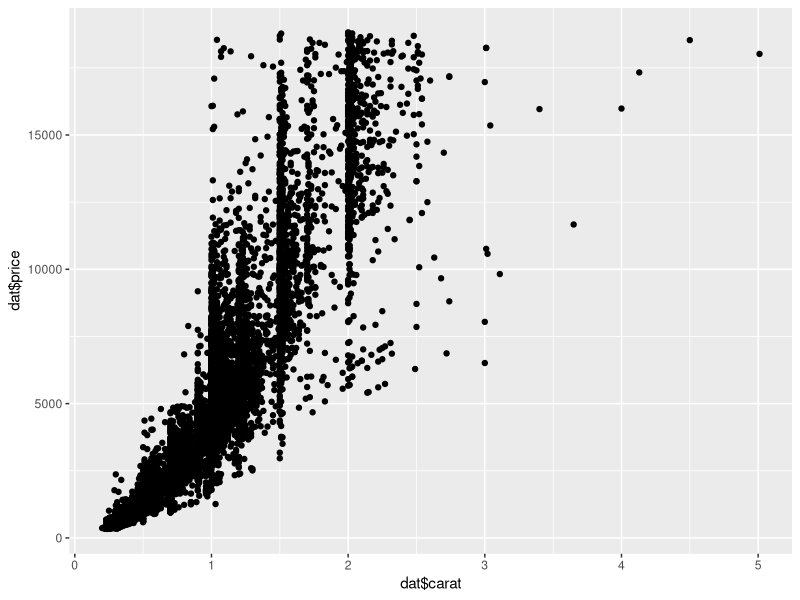
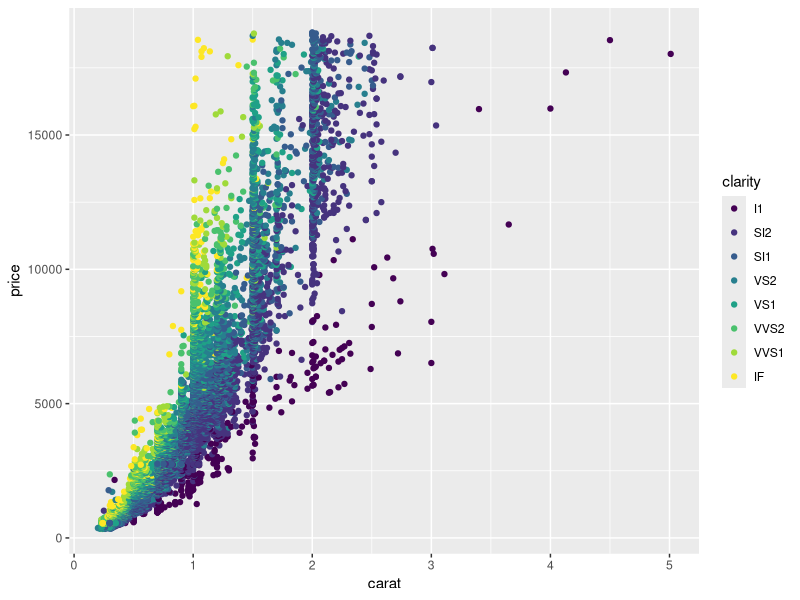
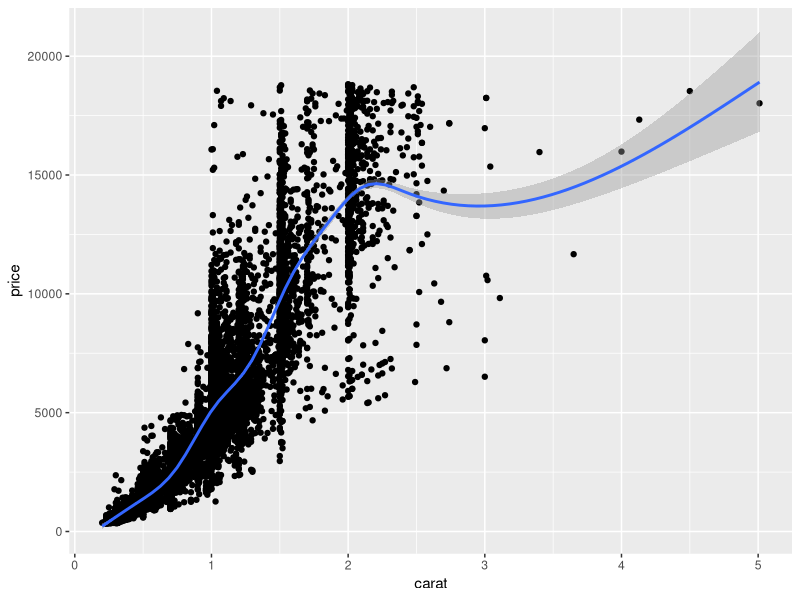
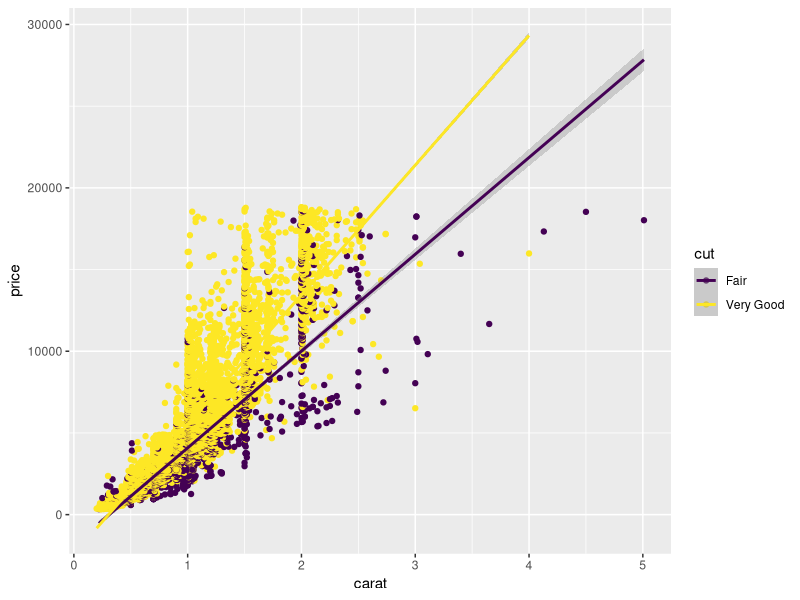
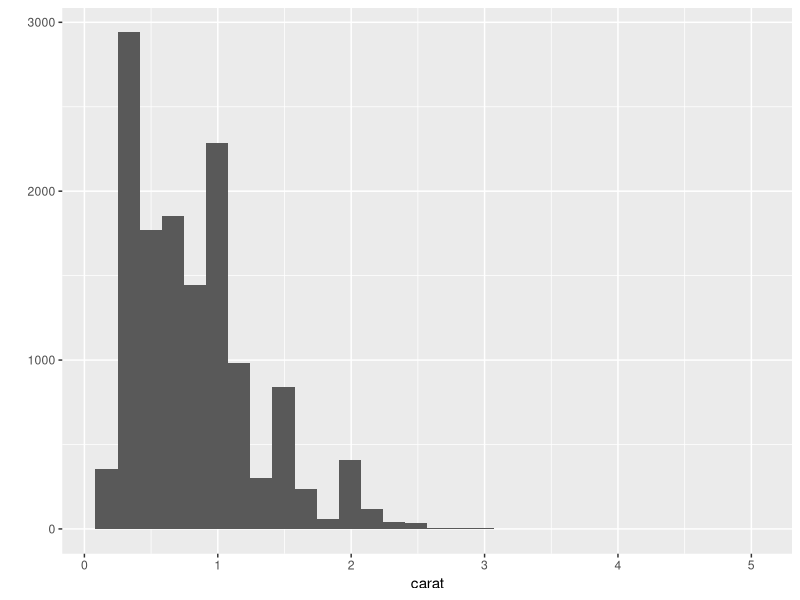
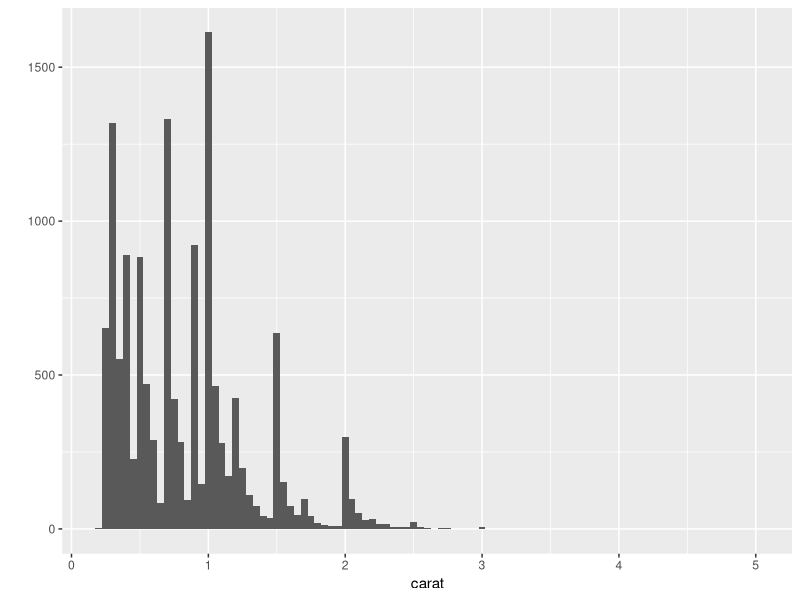
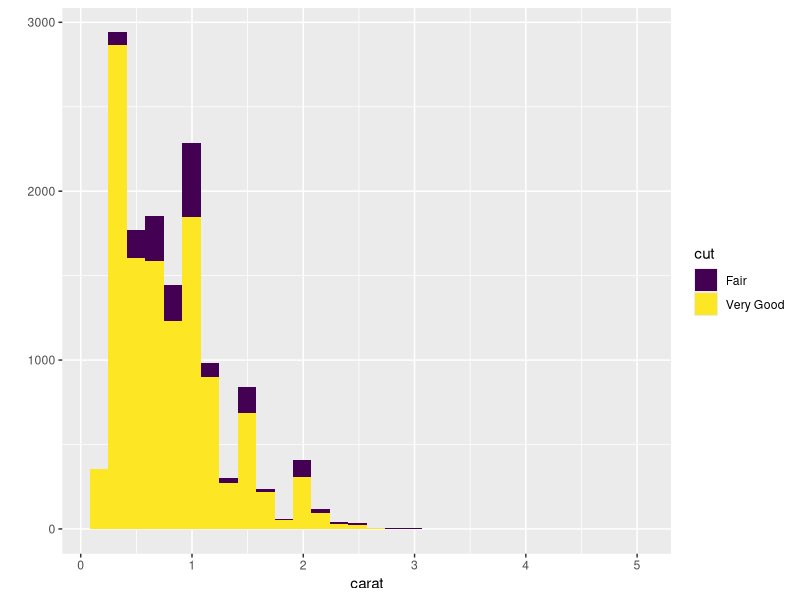
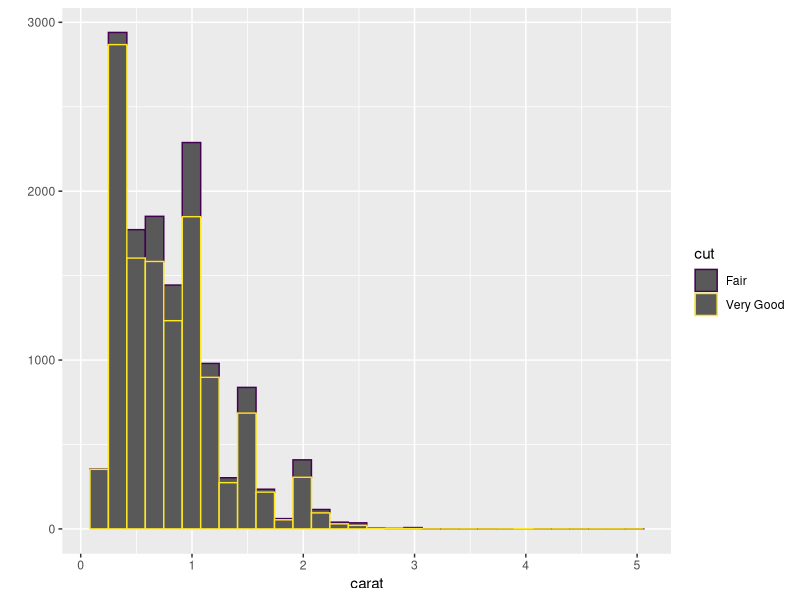

Source code (R) for these figures, in order:
# written by Joe Hilgard March 2014
# borrowing liberally from Hadley Wickham's 2007 presentation and code
# Powerpoint at http://ggplot2.org/resources/2007-vanderbilt.pdf
# Code at http://ggplot2.org/resources/the-grammar.r

# Please find the documentation at http://docs.ggplot2.org/current/
# for further instructions, functions, and arguments.

# install & load ggplot2
install.packages("ggplot2")
require(ggplot2)
# store the "diamonds" dataset as object "dat"
# <- or = takes the stuff on the right and stores it to the object on the left
dat <- diamonds
# what are the column names of "diamonds"?
colnames(diamonds)

# what are the levels of the factor "cut"?
levels(dat$cut)
dat[1,c("carat", "cut")]
# for speed's sake we'll restrict it to just two levels of "cut"
# make a dataset of just those levels.
dat=diamonds[diamonds$cut %in% c("Fair", "Very Good"),]
# lm() fits a model & gets the t-test
# note that you can store models to objects
model = lm(price ~ carat * cut, data=dat)
summary(model)

# if you wanted to make the dopey categorical binned interaction plot,
# it's actually a fair bit of work making the +/- 1 SD
dat$caratBin = NULL
dat$caratBin[dat$carat > mean(dat$carat) + sd(dat$carat)] = "high"
dat$caratBin[dat$carat < mean(dat$carat) - sd(dat$carat)] = "low"
dat2 = na.omit(dat)
tapply(dat2$price, list(dat2$cut, dat2$caratBin), FUN=mean)

# 68% of your data is within +/-1SD of the mean.
# When you go to plot, you're gonna throw 68% of your data in
# the garbage? I'd rather you didn't.

# GGPLOT has two main tools: qplot() "quick plot" and ggplot() "grammar of graphics plot"
# qplot is simple and effective for most casual applications,
# ggplot is more precise and rigorous
qplot(dat$carat, dat$price) # supply two continuous values and qplot intuits a scatterplot
# if you get sick of typing dat$ over and over again, just name the data frame in data=
# and just tell it what column you want mapped to what feature of the graph
qplot(x=carat, y=price, col=clarity, data=dat)
# for regression lines we ask for multiple geoms
# to ask for multiple geoms, use c() to combine them into a vector
# this will get both point geoms and regression line geoms.
# geom "smooth" defaults to locally-weighted regresion curves
# such as loess or GAM as appropriate given N
qplot(x=carat, y=price, data=dat, 
      geom=c("point", "smooth"))

# You can specify method=lm for the strictly linear regression line (instead of locally-weighted)
qplot(x=carat, y=price, col=cut,
      data=dat, geom=c("point", "smooth"),
      method=lm)
# you can see the model holds great until about 3 carats,
# after which it goes all pear-shaped.

# you can request histograms too
qplot(carat, data=dat, geom="histogram")
# modify the binwidth for narrower or wider bins
qplot(carat, data=dat, geom="histogram", binwidth=.05)
# map a feature onto "fill" to get stacked histogram bars
qplot(carat, data=dat, 
      geom="histogram", fill=cut)
# NB: like in powerpoint, "fill" refers to the inside of shapes,
#   while "color" refers to the outline of shapes. Compare:
qplot(carat, data=dat, 
      geom="histogram", col=cut)


# ggplot gives you the power to change anything about your graph,
# just using + to add additional objects and arguments.
# the aes() wrapper is what tells ggplot what column of data corresponds
# to which element or feature of the graph.
# arguments outside the aes() wrapper are set as constants, as for 
# alpha transparancy of points here.
ggplot(dat, aes(x=carat, y=price, col=cut)) + # the base line sets the defaults
  geom_point(alpha=.5) +
  geom_smooth(method=lm) +
  scale_y_continuous(limits=c(0, 20000))

# you can store ggplots to objects!
d <- ggplot(dat,
            aes(x=carat, y=price))
# then call them, with additional arguments if you want.
d + geom_point()
d + geom_point(aes(colour = carat))

ggplot(dat, aes(x=clarity, y=price)) +
  geom_point(position="jitter", aes(alpha=carat, color=cut))

ggplot(data=dat, aes(x=carat, y=price, col=cut)) +
  geom_point() +
  geom_smooth(method="lm")

# now to really show y'all some shit
# suppose you have a 3-way interaction
# that can be kinda difficult to look at, right?
# with facet wrapping, you can plot the interaction at each
# level of a 3rd factor.

plot2 = ggplot(data=dat, aes(x=carat, y=price, col=clarity)) +
  geom_point() +
  geom_smooth(method="lm") +
  facet_wrap(~cut)
plot2

# facet_wrap takes arguments as though they were a prediction formula
# so you put in a tilde and then the factor level you want to condition on
# you could even do products of factor levels for bigger interactions,
# or facet wrap by subject for time-series data, etc.
# note that you can also specify the number of rows and columns for the
# resulting matrix of graphs.

# we can plot a stat with a variety of geoms
ex = ggplot(data=dat, aes(x=carat))
# Histogram is stat_bin with geom_bar
ex + geom_histogram()
ex + stat_bin(geom="bar")
# We could always change the geom, representing the same stat
# with a different geometric object
ex + stat_bin(geom="point")
ex + stat_bin(geom="area")
ex + stat_bin(geom="line")
# this showcases the remarkable modularity and flexibility of ggplot2
ex + stat_bin(geom="line", aes(x=carat, col=cut))

# There's plenty more on the internet at docs.ggplot2.org
# and feel free to email me at jhilgard@gmail.com with your data & code
# if you need a hand.

